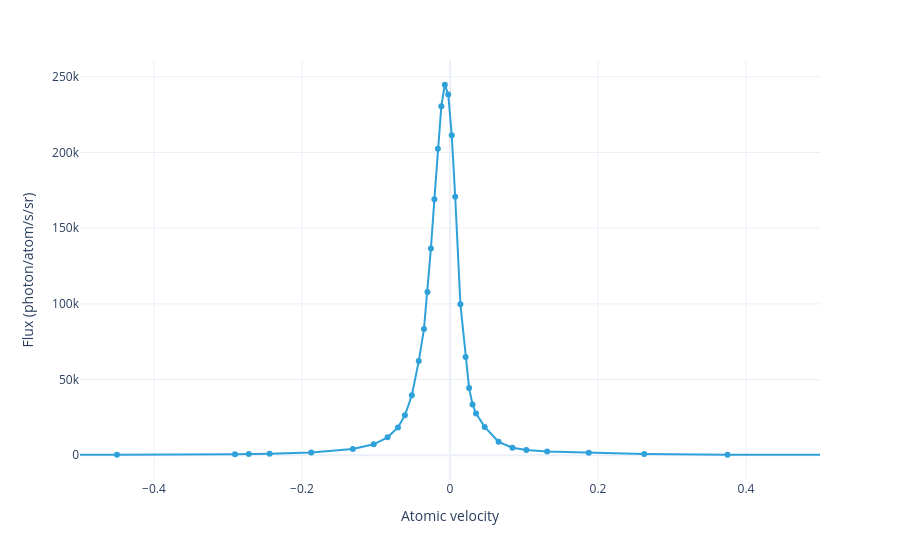

The cell this chart's notebook holds for it:
### Markdown cell above
The flux distribution shows that this is a more detailed description of the system than the model with a greater number of evenly spaced velocity groups:

### Code cell
model.flux_distribution(sol).visualize(xaxis_range=(-.5, .5), markers=True)

### Figure 1 — Plotly figure (JSON) as saved in the notebook; plotly's stock layout.template omitted (floating-point values rounded to 4 significant figures)
{"data": [{"hovertemplate": "Atomic velocity=%{x}<br>Flux (photon/atom/s/sr)=%{y}<extra></extra>", "legendgroup": "", "line": {"color": "#2fa1da", "dash": "solid"}, "marker": {"symbol": "circle"}, "mode": "lines+markers", "name": "", "orientation": "v", "showlegend": false, "type": "scatter", "x": [-2.85, -2.55, -2.25, -1.95, -1.65, -1.35, -1.05, -0.75, -0.45, -0.2906, -0.2719, -0.2438, -0.1875, -0.1313, -0.1031, -0.08438, -0.07031, -0.06094, -0.05156, -0.04219, -0.03516, -0.03047, -0.02578, -0.02109, -0.01641, -0.01172, -0.007031, -0.002344, 0.002344, 0.007031, 0.01406, 0.02109, 0.02578, 0.03047, 0.03516, 0.04687, 0.06562, 0.08437, 0.1031, 0.1312, 0.1875, 0.2625, 0.375, 0.525, 0.675, 0.825, 1.05, 1.35, 1.65, 1.95, 2.25, 2.55, 2.85], "xaxis": "x", "y": [0.003779, 0.02188, 0.1094, 0.477, 1.836, 6.369, 20.62, 66.83, 259.9, 705.9, 819.0, 1040.0, 1847.0, 4107.0, 7217.0, 11830.0, 18330.0, 26440.0, 39650.0, 62190.0, 83350.0, 107800.0, 136600.0, 169200.0, 202500.0, 230500.0, 244700.0, 238300.0, 211500.0, 170700.0, 99730.0, 64820.0, 44490.0, 33470.0, 27510.0, 18710.0, 8885.0, 4927.0, 3462.0, 2450.0, 1595.0, 870.4, 406.2, 182.5, 92.93, 50.2, 20.9, 6.435, 1.851, 0.4801, 0.11, 0.02198, 0.003793], "yaxis": "y"}], "layout": {"legend": {"title": {}, "tracegroupgap": 0}, "margin": {"t": 60}, "xaxis": {"anchor": "y", "domain": [0, 1], "range": [-0.5, 0.5], "title": {"text": "Atomic velocity"}}, "yaxis": {"anchor": "x", "domain": [0, 1], "title": {"text": "Flux (photon/atom/s/sr)"}}}}
